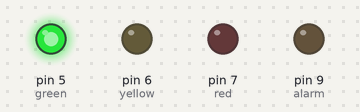
A sketch run on a simulated Arduino Uno, built with avr-gcc and run on an emulated ATmega328P. Shown: output pins drawn as LEDs (lit = HIGH).

Above: at 3.0 s.
At 7.5 s:
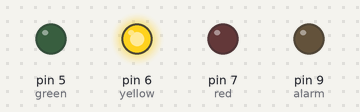
At 11.7 s:
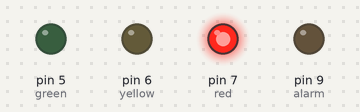
At 14.7 s:
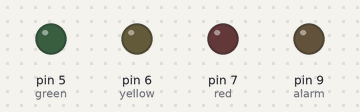
At 17.2 s:
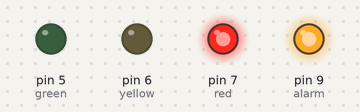
Timing chart, 0 to 22.8 s (numbered marks = the images above):
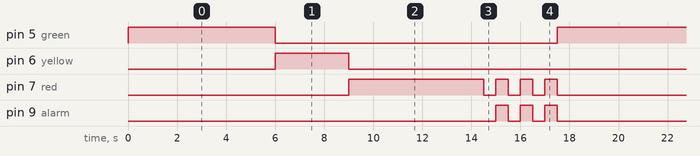

The sketch:

trafficlight.ino
```cpp
int green = 5;
int yellow = 6;
int red = 7;
int alarm = 9;

void setup() {
  Serial.begin(9600);
  pinMode(green , OUTPUT);
  pinMode(yellow , OUTPUT);
  pinMode(red , OUTPUT);
  pinMode(alarm , OUTPUT);
  digitalWrite(green, LOW);
  digitalWrite(yellow, LOW);
  digitalWrite(red, LOW);
}

void loop() {
  digitalWrite(red, LOW);
  digitalWrite(green, HIGH);
  delay(6000);
  digitalWrite(green, LOW);
  digitalWrite(yellow, HIGH);
  delay(3000);
  digitalWrite(yellow, LOW);
  digitalWrite(red, HIGH);
  delay(5500);
  for (int i = 0; i <= 2; i++) {
    digitalWrite(red, LOW);
    delay(500);
    digitalWrite(red, HIGH);
    digitalWrite(alarm, HIGH);
    delay(500);
    digitalWrite(alarm, LOW);
  }

}
```

Measured:
- by itself, pin 5 (green): alternates HIGH for 6.0 s and LOW for 11.5 s
- by itself, pin 6 (yellow): alternates HIGH for 3.0 s and LOW for 14.5 s
- by itself, pin 7 (red): repeats every 17.5 s: 3 × (LOW 0.50 s, HIGH 0.50 s), LOW 9.0 s, HIGH 5.5 s
- by itself, pin 9 (alarm): repeats every 17.5 s: 2 × (LOW 0.50 s, HIGH 0.50 s), LOW 15.0 s, HIGH 0.50 s
